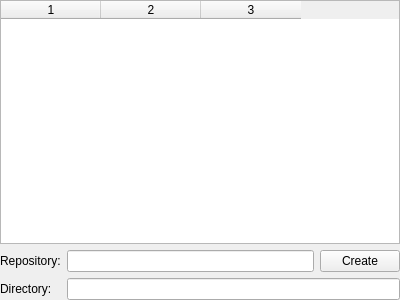
<?xml version="1.0" encoding="UTF-8"?>
<ui version="4.0">
 <class>repositoryconfigurationwidget</class>
 <widget class="QWidget" name="repositoryconfigurationwidget">
  <property name="geometry">
   <rect>
    <x>0</x>
    <y>0</y>
    <width>400</width>
    <height>300</height>
   </rect>
  </property>
  <property name="windowTitle">
   <string>Form</string>
  </property>
  <layout class="QGridLayout" name="gridLayout">
   <property name="leftMargin">
    <number>0</number>
   </property>
   <property name="topMargin">
    <number>0</number>
   </property>
   <property name="rightMargin">
    <number>0</number>
   </property>
   <property name="bottomMargin">
    <number>0</number>
   </property>
   <item row="1" column="0">
    <widget class="QWidget" name="widget" native="true">
     <layout class="QGridLayout" name="gridLayout_2">
      <property name="leftMargin">
       <number>0</number>
      </property>
      <property name="topMargin">
       <number>0</number>
      </property>
      <property name="rightMargin">
       <number>0</number>
      </property>
      <property name="bottomMargin">
       <number>0</number>
      </property>
      <item row="0" column="1">
       <widget class="QLineEdit" name="repositoryNameField"/>
      </item>
      <item row="0" column="0">
       <widget class="QLabel" name="repositoryName">
        <property name="text">
         <string>Repository:</string>
        </property>
       </widget>
      </item>
      <item row="1" column="0">
       <widget class="QLabel" name="directoryNameLabel">
        <property name="text">
         <string>Directory:</string>
        </property>
       </widget>
      </item>
      <item row="0" column="2">
       <widget class="QPushButton" name="createButton">
        <property name="text">
         <string>Create</string>
        </property>
       </widget>
      </item>
      <item row="1" column="1" colspan="2">
       <widget class="QLineEdit" name="repositoryDirectoryLabel"/>
      </item>
     </layout>
    </widget>
   </item>
   <item row="0" column="0">
    <widget class="QTableWidget" name="tableWidget">
     <property name="columnCount">
      <number>3</number>
     </property>
     <column/>
     <column/>
     <column/>
    </widget>
   </item>
  </layout>
 </widget>
 <resources/>
 <connections/>
</ui>
